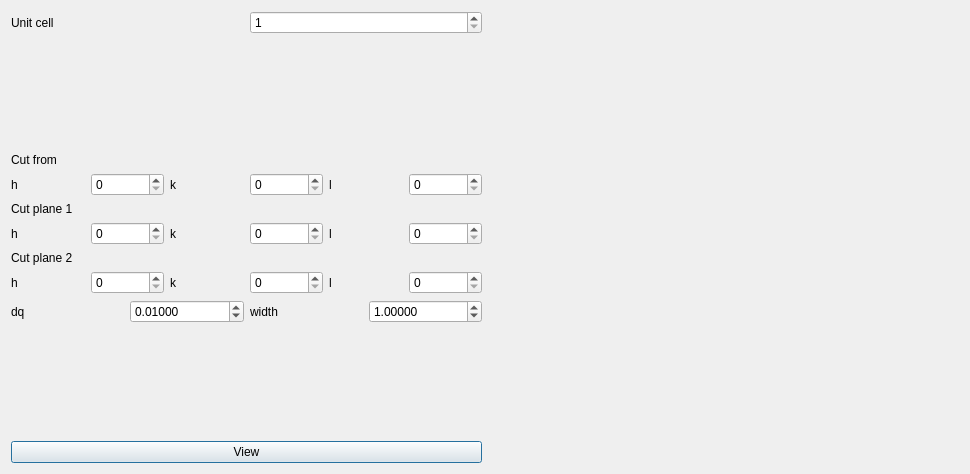
<?xml version="1.0" encoding="UTF-8"?>
<ui version="4.0">
 <class>ReciprocalSpaceViewer</class>
 <widget class="QDialog" name="ReciprocalSpaceViewer">
  <property name="geometry">
   <rect>
    <x>0</x>
    <y>0</y>
    <width>970</width>
    <height>474</height>
   </rect>
  </property>
  <property name="windowTitle">
   <string>Dialog</string>
  </property>
  <layout class="QGridLayout" name="gridLayout_2">
   <item row="0" column="0">
    <layout class="QGridLayout" name="gridLayout">
     <item row="0" column="0">
      <layout class="QHBoxLayout" name="horizontalLayout_4">
       <item>
        <widget class="QLabel" name="label_11">
         <property name="text">
          <string>Unit cell</string>
         </property>
        </widget>
       </item>
       <item>
        <widget class="QSpinBox" name="unitCell">
         <property name="minimum">
          <number>1</number>
         </property>
         <property name="maximum">
          <number>99999</number>
         </property>
        </widget>
       </item>
      </layout>
     </item>
     <item row="1" column="0">
      <spacer name="verticalSpacer_3">
       <property name="orientation">
        <enum>Qt::Vertical</enum>
       </property>
       <property name="sizeHint" stdset="0">
        <size>
         <width>20</width>
         <height>40</height>
        </size>
       </property>
      </spacer>
     </item>
     <item row="2" column="0">
      <widget class="QLabel" name="label_12">
       <property name="text">
        <string>Cut from</string>
       </property>
      </widget>
     </item>
     <item row="3" column="0">
      <layout class="QHBoxLayout" name="horizontalLayout_5">
       <item>
        <widget class="QLabel" name="label_13">
         <property name="text">
          <string>h</string>
         </property>
        </widget>
       </item>
       <item>
        <widget class="QSpinBox" name="hOrig"/>
       </item>
       <item>
        <widget class="QLabel" name="label_14">
         <property name="text">
          <string>k</string>
         </property>
        </widget>
       </item>
       <item>
        <widget class="QSpinBox" name="kOrig"/>
       </item>
       <item>
        <widget class="QLabel" name="label_15">
         <property name="text">
          <string>l</string>
         </property>
        </widget>
       </item>
       <item>
        <widget class="QSpinBox" name="lOrig"/>
       </item>
      </layout>
     </item>
     <item row="4" column="0">
      <widget class="QLabel" name="label">
       <property name="text">
        <string>Cut plane 1</string>
       </property>
      </widget>
     </item>
     <item row="5" column="0">
      <layout class="QHBoxLayout" name="horizontalLayout">
       <item>
        <widget class="QLabel" name="label_3">
         <property name="text">
          <string>h</string>
         </property>
        </widget>
       </item>
       <item>
        <widget class="QSpinBox" name="h1Dir"/>
       </item>
       <item>
        <widget class="QLabel" name="label_4">
         <property name="text">
          <string>k</string>
         </property>
        </widget>
       </item>
       <item>
        <widget class="QSpinBox" name="k1Dir"/>
       </item>
       <item>
        <widget class="QLabel" name="label_5">
         <property name="text">
          <string>l</string>
         </property>
        </widget>
       </item>
       <item>
        <widget class="QSpinBox" name="l1Dir"/>
       </item>
      </layout>
     </item>
     <item row="6" column="0">
      <widget class="QLabel" name="label_2">
       <property name="text">
        <string>Cut plane 2</string>
       </property>
      </widget>
     </item>
     <item row="7" column="0">
      <layout class="QHBoxLayout" name="horizontalLayout_2">
       <item>
        <widget class="QLabel" name="label_6">
         <property name="text">
          <string>h</string>
         </property>
        </widget>
       </item>
       <item>
        <widget class="QSpinBox" name="h2Dir"/>
       </item>
       <item>
        <widget class="QLabel" name="label_7">
         <property name="text">
          <string>k</string>
         </property>
        </widget>
       </item>
       <item>
        <widget class="QSpinBox" name="k2Dir"/>
       </item>
       <item>
        <widget class="QLabel" name="label_8">
         <property name="text">
          <string>l</string>
         </property>
        </widget>
       </item>
       <item>
        <widget class="QSpinBox" name="l2Dir"/>
       </item>
      </layout>
     </item>
     <item row="8" column="0">
      <layout class="QHBoxLayout" name="horizontalLayout_3">
       <item>
        <widget class="QLabel" name="label_9">
         <property name="text">
          <string>dq</string>
         </property>
        </widget>
       </item>
       <item>
        <widget class="QDoubleSpinBox" name="dq">
         <property name="decimals">
          <number>5</number>
         </property>
         <property name="singleStep">
          <double>0.001000000000000</double>
         </property>
         <property name="value">
          <double>0.010000000000000</double>
         </property>
        </widget>
       </item>
       <item>
        <widget class="QLabel" name="label_10">
         <property name="text">
          <string>width</string>
         </property>
        </widget>
       </item>
       <item>
        <widget class="QDoubleSpinBox" name="width">
         <property name="decimals">
          <number>5</number>
         </property>
         <property name="value">
          <double>1.000000000000000</double>
         </property>
        </widget>
       </item>
      </layout>
     </item>
     <item row="9" column="0">
      <spacer name="verticalSpacer_2">
       <property name="orientation">
        <enum>Qt::Vertical</enum>
       </property>
       <property name="sizeHint" stdset="0">
        <size>
         <width>20</width>
         <height>40</height>
        </size>
       </property>
      </spacer>
     </item>
     <item row="10" column="0">
      <widget class="QPushButton" name="view">
       <property name="text">
        <string>View</string>
       </property>
      </widget>
     </item>
    </layout>
   </item>
   <item row="0" column="1">
    <widget class="QCustomPlot" name="plot" native="true"/>
   </item>
  </layout>
 </widget>
 <customwidgets>
  <customwidget>
   <class>QCustomPlot</class>
   <extends>QWidget</extends>
   <header>externals/qcustomplot.h</header>
   <container>1</container>
  </customwidget>
 </customwidgets>
 <resources/>
 <connections/>
</ui>
